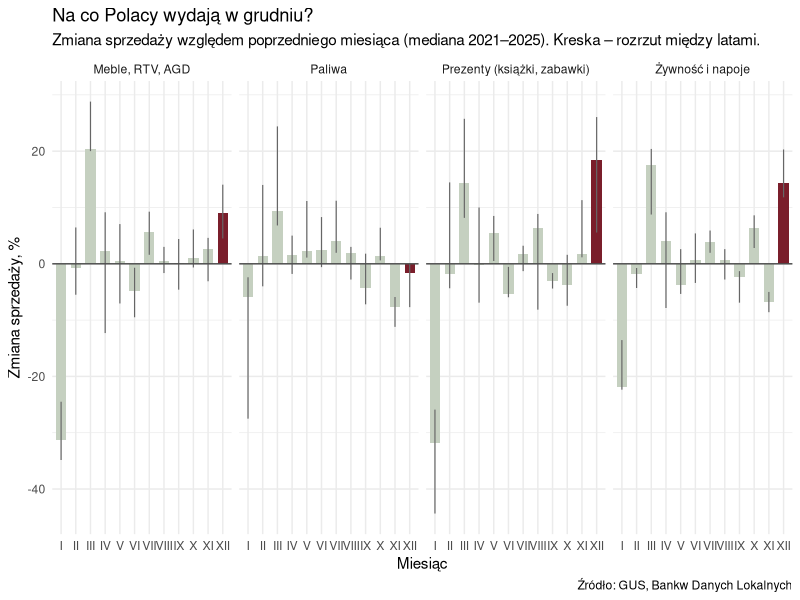

Source code (R):

### wczytanie danych

library(dplyr)
library(tidyr)
library(ggplot2)

retail <- read.csv("data/raw/retail_raw.csv",
                   sep = ";",
                   fileEncoding = "UTF-8")


kategorie <- c("furniture, radio, TV and household appliances", 
               "food, beverages and tobacco products",
               "newspapers, books, other sale in specialized stores", 
               "solid, liquid and gaseous fuels")


# usuwamy 2020 i 2026 rok, wybieramy potrzebne kolumny, wybieramy 4 kategorii dla 4 podwykresow,
# usuwamy schowane dane
retail <- retail %>% filter(Year %in% c(2021:2025)) %>% 
      select(Name, Months, Activity.types, Year, Value) %>%
      filter(Activity.types %in% kategorie) %>%
      filter(Value != 0)

cala_polska <-retail %>% 
  group_by(Activity.types, Year, Months) %>%
  summarise(Value = median(Value), .groups = "drop" )
  
wynik <- cala_polska %>%
  group_by(Activity.types, Months) %>%
  summarise(mediana = median(Value) - 100,
            min = min(Value) - 100,
            max = max(Value) - 100,
            .groups = "drop")
wynik <- wynik %>%
  mutate(Months = factor(Months, levels = month.name))

wynik <- wynik %>%
  mutate(Activity.types = recode(Activity.types,
                                 "food, beverages and tobacco products"                = "Żywność i napoje",
                                 "newspapers, books, other sale in specialized stores" = "Prezenty (książki, zabawki)",
                                 "furniture, radio, TV and household appliances"       = "Meble, RTV, AGD",
                                 "solid, liquid and gaseous fuels"                     = "Paliwa"))


p <- ggplot(wynik, aes(x = Months, y = mediana, fill = Months == "December")) +
  geom_col(width = 0.7) +
  facet_wrap(~ Activity.types, nrow = 1) +
  geom_linerange(aes(ymin = min, ymax = max), colour = "grey40", linewidth = 0.4)+
  geom_hline(yintercept = 0, colour = "grey30") +
  scale_fill_manual(values = c("FALSE" = "#C5D0C0", "TRUE" = "#7A1E2B"),
                 guide = "none")+
  scale_x_discrete(labels = c("I","II","III","IV","V","VI",
                                "VII","VIII","IX","X","XI","XII")) +
  labs(title    = "Na co Polacy wydają w grudniu?",
         subtitle = "Zmiana sprzedaży względem poprzedniego miesiąca (mediana 2021–2025). Kreska – rozrzut między latami.",
         x = "Miesiąc",
         y = "Zmiana sprzedaży, %",
         caption = "Źródło: GUS, Bankw Danych Lokalnych")+
          
  theme_minimal()
  
ggsave("~/Desktop/wykres_zakupy.png", plot = p,
       width = 30, height = 12, units = "cm", dpi = 300, bg = "white")


podglad <- retail %>%
  pivot_wider(names_from = Year, values_from = Value)
